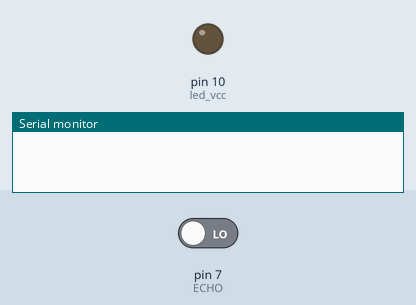
Simulated run of this sketch. Board: Arduino Uno, built with avr-gcc and run on an emulated ATmega328P. Shown: output pins drawn as LEDs (lit = HIGH), the last lines printed to the serial monitor. Inputs (shaded band) come from the test bench; at power-on: pin 7 (ECHO) LOW. Pins used as bus, display or sensor lines are not drawn.

Above: at 0.1 s.
At 1.1 s:
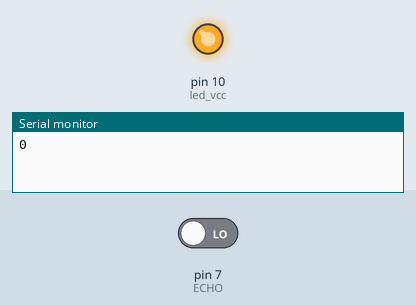
Timing chart, 0 to 2.6 s (numbered marks = the images above):
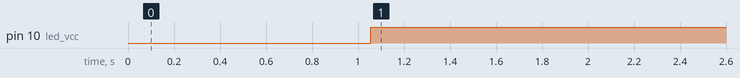

The sketch:

Obstacle_controlled_led.ino
```cpp
int ECHO=7;
int Trig=8;
int led_vcc=10;
void setup() {
  // put your setup code here, to run once:
pinMode(led_vcc,OUTPUT);
pinMode(ECHO,INPUT);
pinMode(Trig,OUTPUT);
Serial.begin(9600);
}

void loop() {
  // put your main code here, to run repeatedly:

  digitalWrite(Trig,LOW);
delay(5);
digitalWrite(Trig,HIGH);
delay(50);
digitalWrite(Trig,LOW);
int duration= pulseIn(ECHO,HIGH);

int cm=duration/29/2;
Serial.println(cm);

if( cm<100  )

{
digitalWrite(led_vcc,HIGH);
}
else
{digitalWrite(led_vcc,LOW);
  }

}
```

Measured:
- by itself, pin 10 (led_vcc): LOW → HIGH at 1.1 s
